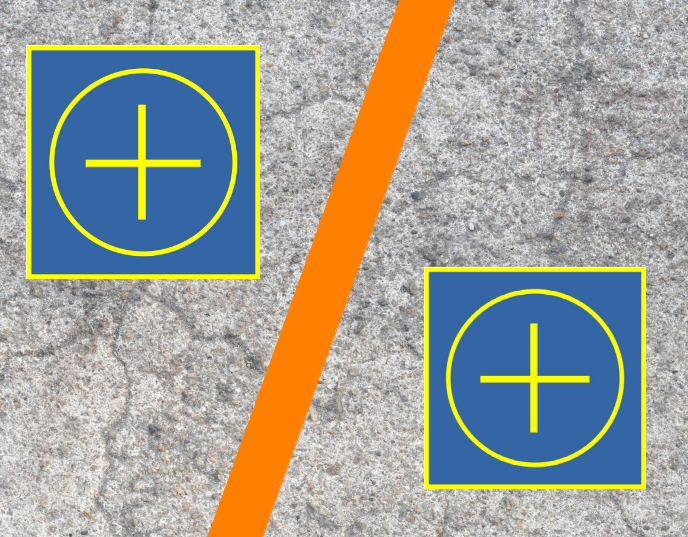
#> input picture scripts/tubo2.png, 688 x 537 px, given in place of the camera
$ python testCentralization1.py
#> lines starting #> are read from the running program, lines starting #| are printed output that depends on the picture; after the words box and inside, x2 and y2 are one past the last pixel; in counts of white or black regions, pixels touching at a corner belong together
#> in test_live, frame is the input picture: shape (537, 688, 3); mean B, G, R 152.4, 160.1, 159.4
from imutils.perspective import four_point_transform
from imutils.video import VideoStream
import numpy as np
import cv2
import time

'''
This script was made for cross shaped CBR base detection with OpenCV.

1 - filters are applied to the original frame;
2 - square shapes are indentified as potential bases;
3 - the potential figures are croped using four_point_transform;
4 - otsu thresholding is applied to the cropped image;
5 - shapes are indentified inside the potential squares;
6 - if 3 or more shapes are indentified with the same center -> base;
7 - a list of (x, y) position of all the bases on the frame is returned.

'''

class CrossDetection:
    def __init__(self):
        pass

    # State of art SkyRats color calibration function
    # [67 lines left out: function calibration, not called in this run]


    # Apply filters with given parameters on image
    def aply_filters(self, img, parameters):
        p = parameters

        lower = p[0]
        upper = p[1]

        blur = (p[2][0], p[2][0])
        erode = p[2][1]
        dilate = p[2][2]

        lower_color = np.array(lower)
        upper_color = np.array(upper)

        # Blur
        if p[2][0] != 0:
            img = cv2.blur(img,blur)

        # HSV
        hsv = cv2.cvtColor(img, cv2.COLOR_BGR2HSV)
#> hsv: shape (537, 688, 3); mean H, S, V 63.2, 77.3, 186.5

        # Color filter
        mask = cv2.inRange(hsv, lower_color, upper_color)
#> mask: shape (537, 688); every value is 255
        img_mask = cv2.bitwise_and(img, img, mask=mask)

        # Erode and dilate
        erode_kernel = np.ones((erode, erode), np.float32)
        dilate_kernel = np.ones((dilate, dilate), np.float32)
        dilate = cv2.dilate(img_mask, dilate_kernel)
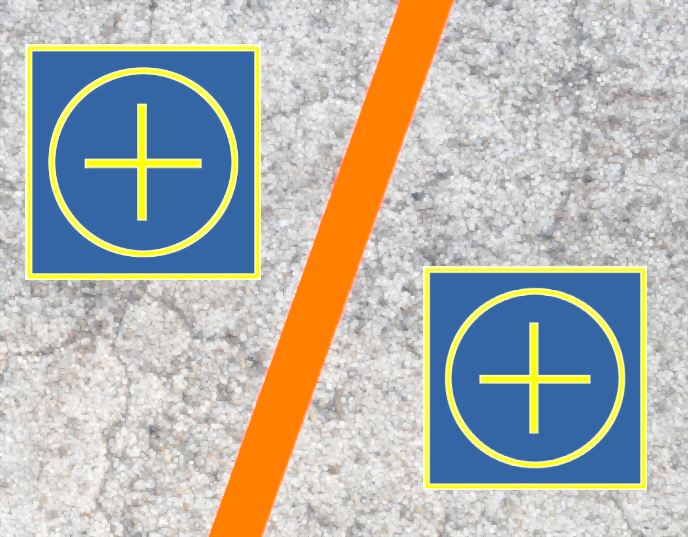
#> dilate: shape (537, 688, 3); mean B, G, R 173, 179, 178.9
        erode = cv2.erode(dilate, erode_kernel)
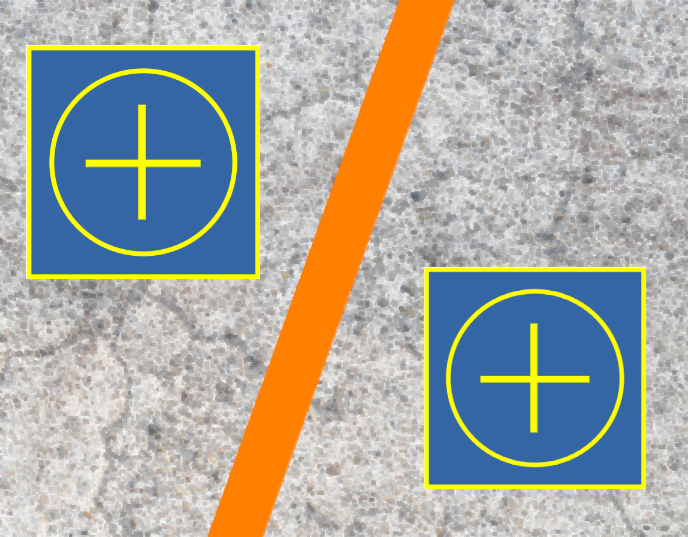
#> erode: shape (537, 688, 3); mean B, G, R 159.9, 167.6, 167

        canny = cv2.Canny(erode, 200, 300)
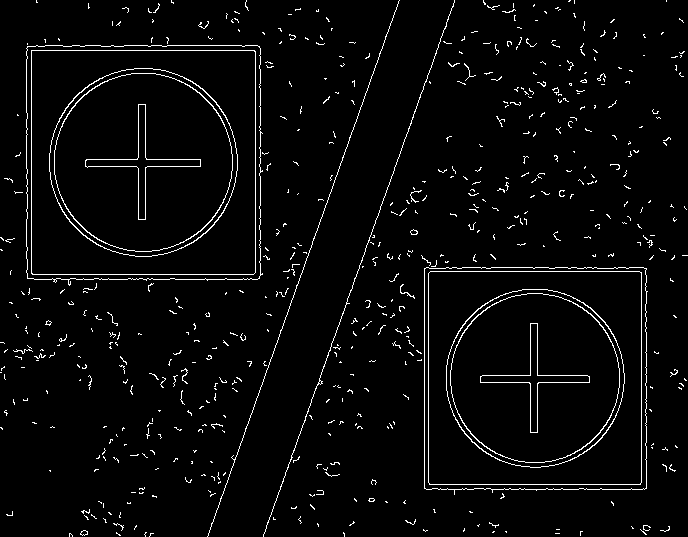
#> canny: shape (537, 688); 3.4% white in thin lines or dots

        return canny


    # Search for square shapes on image
    def find_potentials(self, image):

        contours, ret = cv2.findContours(image, cv2.RETR_TREE, cv2.CHAIN_APPROX_SIMPLE)
#> contours = 561 contours, 536 with area under 20; largest, box (x1, y1, x2, y2) and area: (26, 45, 263, 286) 54537, (26, 45, 261, 280) 54521, (31, 50, 256, 275) 50173, (31, 50, 256, 275) 50170, (424, 267, 648, 495) 49108; ret = 561 rows, first 6: [1, -1, -1, -1], [2, 0, -1, -1], [3, 1, -1, -1], [4, 2, -1, -1], [5, 3, -1, -1], [6, 4, -1, -1]

        shapes = []
        for contour in contours:
            approx = cv2.approxPolyDP(contour, 0.01 * cv2.arcLength(contour, True), True)

            # 4 sides and not so small (reduce noise)
            if len(approx) == 4 and cv2.arcLength(contour,True) > 200:
                shapes.append(approx)
#> this loop made 561 passes
#> approx on passes 1, 8, 13: [[555, 533], [559, 533]], [[505, 531], [506, 532], [506, 531]], [[556, 529], [559, 529]]
#> after the loop, shapes = 8 contours; box (x1, y1, x2, y2) and area: (27, 46, 260, 279) 53824, (27, 46, 261, 280) 53365, (31, 50, 256, 275) 49730, (31, 50, 256, 275) 49398, (424, 268, 647, 489) 48840, (424, 267, 647, 490) 48404, (429, 271, 642, 485) 44838, (428, 271, 642, 485) 44525

        return shapes


    # Verify if given points are near to each other
    def cluster(self, shapes):

        cluster = []
        LIM = 10
        i = 0
        while i < len(shapes):
            coord1 = shapes[i]
            cluster = [coord1]
            x_tot = coord1[0]
            y_tot = coord1[1]
            x_min = coord1[0] - LIM
            x_max = coord1[0] + LIM
            y_min = coord1[1] - LIM
            y_max = coord1[1] + LIM
            for j in range(len(shapes) - (i+1)):
                coord2 = shapes[j + (i+1)]
                if x_min <= coord2[0] <= x_max and y_min <= coord2[1] <= y_max:
                    cluster.append(coord2)
                    x_tot += coord2[0]
                    y_tot += coord2[1]
            if len(cluster) >= 3:
                return True
            i += 1
        return False


    # Function to verify if a given potential image really has a base inside
    def verify(self, shape, image):

        square = four_point_transform(image, shape.reshape(4, 2))
        contours, ret = cv2.findContours(
            square, cv2.RETR_TREE, cv2.CHAIN_APPROX_SIMPLE)

        shapes = []
        for contour in contours:

            approx = cv2.approxPolyDP(
                contour, 0.01 * cv2.arcLength(contour, True), True)

            if len(approx) < 20 and cv2.arcLength(contour,True) > 100:
                M = cv2.moments(contour)
                if M['m00'] != 0.0:
                    x = int(M['m10']/M['m00'])
                    y = int(M['m01']/M['m00'])
                    shapes.append((x, y))

        return self.cluster(shapes)


    # Final function: image + parameters -> list of base centers (x, y)
    def base_detection(self, img, parameters):

        img_filter = self.aply_filters(img, parameters)

        list_of_potentials = self.find_potentials(img_filter)
#> list_of_potentials has the same summary as shapes in find_potentials

        result = []
        tol = 5
        for potential in list_of_potentials:

            if self.verify(potential, img_filter):
                M = cv2.moments(potential)
                if M['m00'] != 0.0:
                    x = int(M['m10']/M['m00'])
                    y = int(M['m01']/M['m00'])
                    new_cross = True
                    for point in result:
                        if (point[0]-tol) <= x <= (point[0]+tol) and (point[1]-tol) <= y <= (point[1]+tol):
                            new_cross = False
                    if new_cross:
                        result.append((x,y))
#> this loop made 8 passes
#> (x, y) on passes 1 to 8: (535, 378), (535, 378), (534, 377), (534, 377), (143, 162), (143, 162), (142, 161), (142, 161)
#> pass 1, in verify, `square = four_point_transform(image, shape.reshape(4, 2))`:
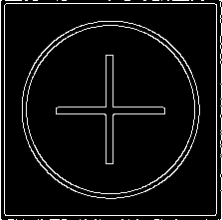
#> square: shape (220, 222); min 0, max 255, mean 16.1
#> pass 2, in verify (call 2), `square = four_point_transform(image, shape.reshape(4, 2))`:
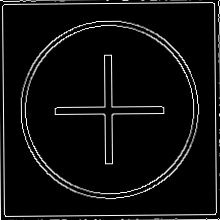
#> square: shape (220, 220); min 0, max 255, mean 14.8
#> pass 3, in verify (call 3), `square = four_point_transform(image, shape.reshape(4, 2))`:
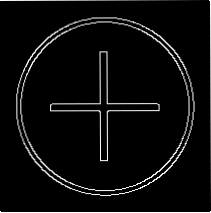
#> square: shape (213, 211); min 0, max 255, mean 12
#> after the loop, result = [(535, 378), (143, 162)]
        return result


if __name__ == '__main__':

    import psutil
    import numpy as np
    import matplotlib.pyplot as plt

    # If you are testing on terminal only -> False:
    DEBUG = False

    detection = CrossDetection()

    # [39 lines left out: function test_video, not called in this run]

        # print(cpu_usage/i)


    def test_live():
        # Video webcam test
        print("[INFO] starting video stream...")
        vs = VideoStream(src=0).start()

        time.sleep(2.0)

        # Initial calibration parameters
        initial = [[0, 0, 0], [255, 255, 255], [1, 0, 0]]

        if DEBUG:
            parameters = detection.calibration(vs, initial)
        else:
            parameters = initial

        while True:
            frame = vs.read()
            list_of_bases = detection.base_detection(frame, parameters)
#> list_of_bases = [(535, 378), (143, 162)]

            if DEBUG:
                for pixel in list_of_bases:
                    cv2.circle(frame, pixel, 5, (0, 0, 255), -1)

                cv2.imshow('shapes', frame)

                key = cv2.waitKey(1) & 0xFF
                if key == ord("q"):
                    break
            else:
                print(list_of_bases)
#| [(535, 378), (143, 162)]

    # plt.axis([0, 1000, 0, 100])

    test_live()

    # plt.show()
